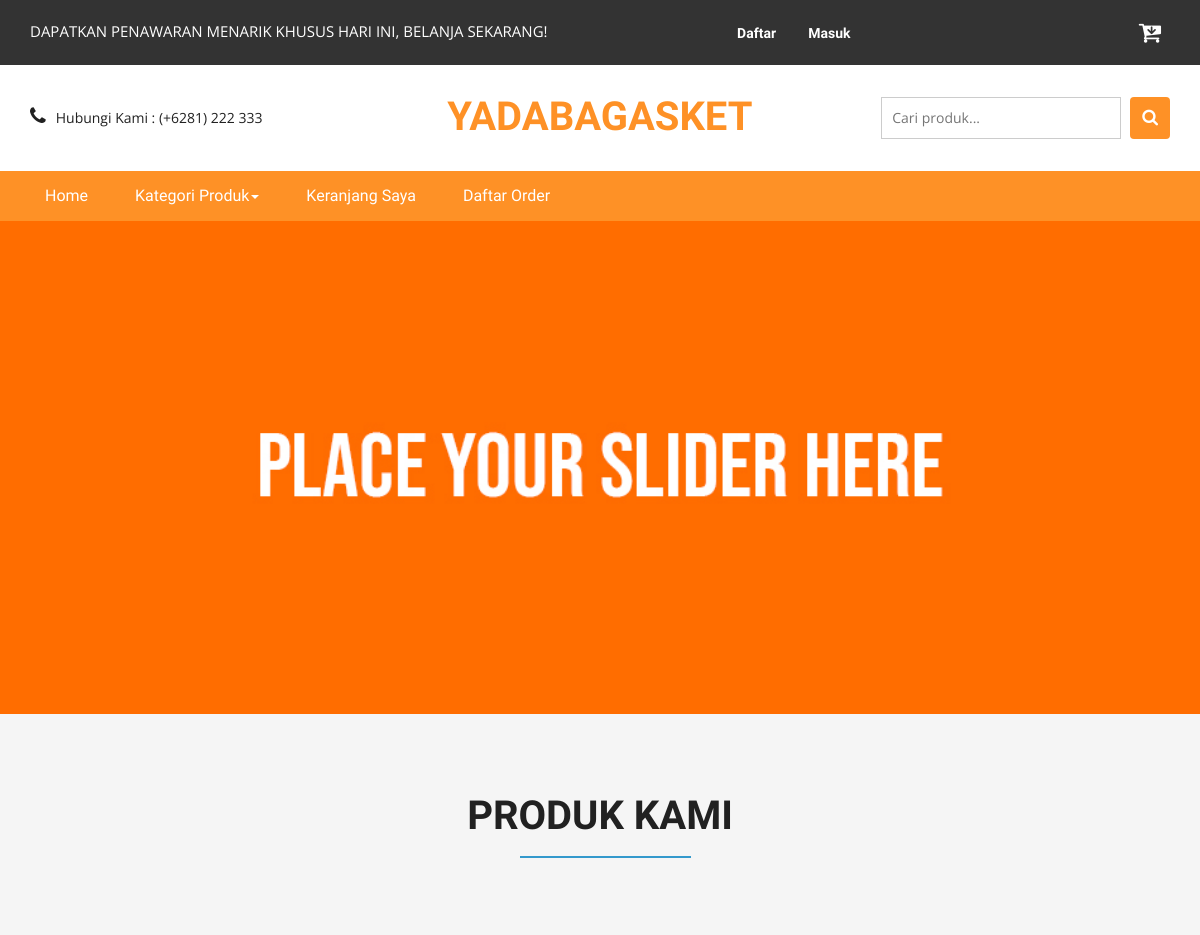
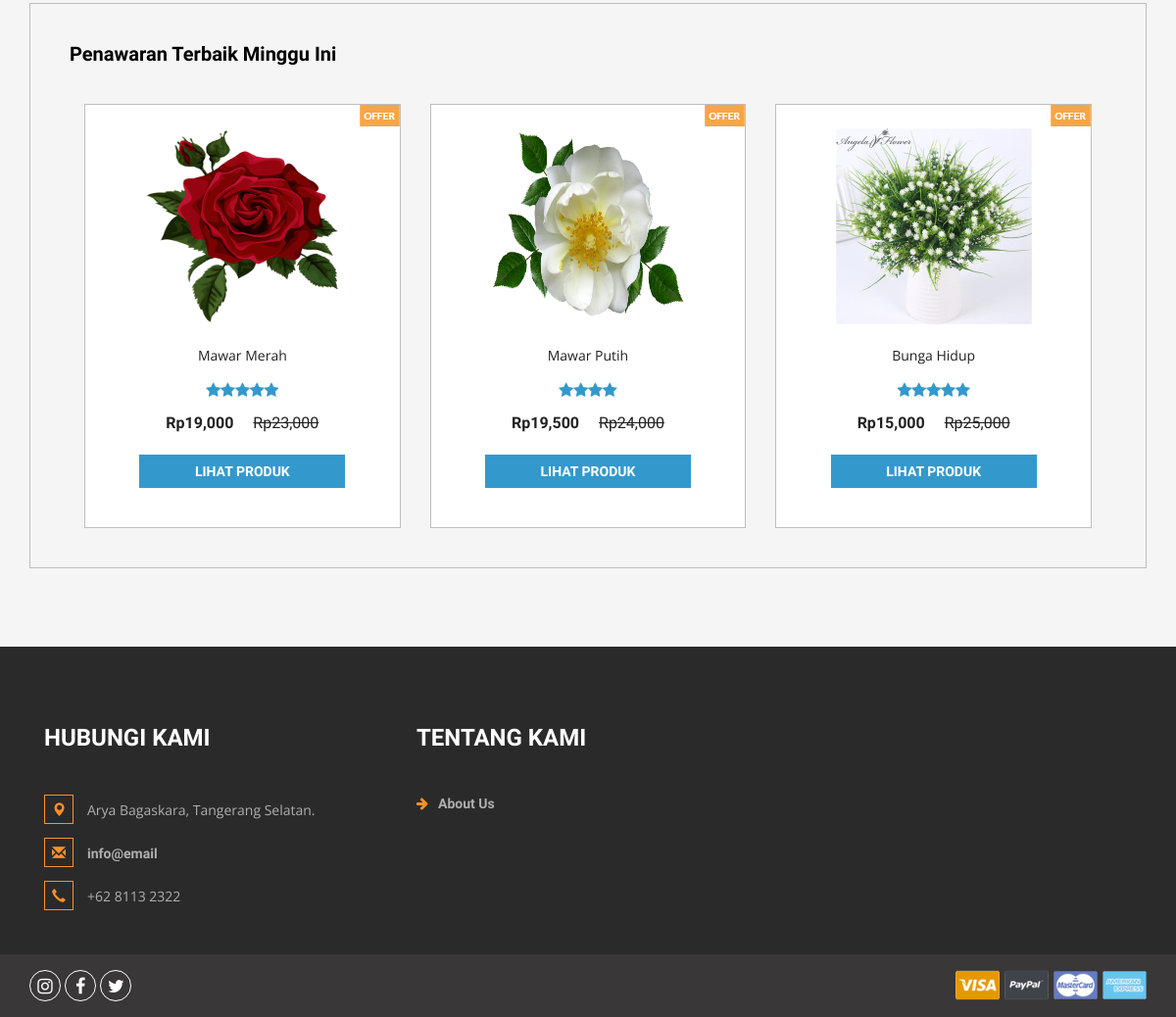
The page / on the database its author committed (2 pictures, top to bottom).
### tables this page shows
CREATE TABLE `produk` (
    `idproduk` int(11) NOT NULL AUTO_INCREMENT,
    `idkategori` int(11) NOT NULL,
    `namaproduk` varchar(30) NOT NULL,
    `gambar` varchar(100) NOT NULL,
    `deskripsi` varchar(200) NOT NULL,
    `rate` int(11) NOT NULL,
    `hargabefore` int(11) NOT NULL,
    `hargaafter` int(11) NOT NULL,
    `berat_produk` int(255) NOT NULL,
    `tgldibuat` timestamp NOT NULL DEFAULT current_timestamp(),
    PRIMARY KEY (`idproduk`),
    KEY `idkategori` (`idkategori`),
    CONSTRAINT `idkategori` FOREIGN KEY (`idkategori`) REFERENCES `kategori` (`idkategori`) ON DELETE CASCADE ON UPDATE CASCADE
  );

### index.php (the view, shortened to what this page needs)
<?php
include 'dbconnect.php';
?>
<!DOCTYPE html>
<html>
<head>
<link href="css/bootstrap.css" rel="stylesheet" type="text/css" media="all" />
<link href="css/style.css" rel="stylesheet" type="text/css" media="all" />
<link href="css/font-awesome.css" rel="stylesheet">
</head>
<body>
	<div class="agileits_header">
		<div class="container">
			<div class="w3l_offers">
				<p>DAPATKAN PENAWARAN MENARIK KHUSUS HARI INI, BELANJA SEKARANG!</p>
			</div>
			<div class="agile-login">
				<ul>
				<?php
				if(!isset($_SESSION['log'])){
					echo '
					<li><a href="registered.php"> Daftar</a></li>
					<li><a href="login.php">Masuk</a></li>
					';
				}
				?>
				</ul>
			</div>
			<div class="product_list_header">
					<a href="cart.php"><button class="w3view-cart" type="submit" name="submit" value=""><i class="fa fa-cart-arrow-down" aria-hidden="true"></i></button>
					 </a>
			</div>
			<div class="clearfix"> </div>
		</div>
	</div>
	<div class="logo_products">
		<div class="container">
		<div class="w3ls_logo_products_left1">
				<ul class="phone_email">
					<li><i class="fa fa-phone" aria-hidden="true"></i>Hubungi Kami : (+6281) 222 333</li>
				</ul>
			</div>
			<div class="w3ls_logo_products_left">
				<h1><a href="index.php">Yadabagasket</a></h1>
			</div>
		<div class="w3l_search">
			<form action="search.php" method="post">
				<input type="search" name="Search" placeholder="Cari produk...">
				<button type="submit" class="btn btn-default search" aria-label="Left Align">
					<i class="fa fa-search" aria-hidden="true"> </i>
				</button>
			</form>
		</div>
			<div class="clearfix"> </div>
		</div>
	</div>
	<div class="navigation-agileits">
		<div class="container">
			<nav class="navbar navbar-default">
							<div class="collapse navbar-collapse" id="bs-megadropdown-tabs">
								<ul class="nav navbar-nav">
									<li class="active"><a href="index.php" class="act">Home</a></li>
									<li class="dropdown">
										<a href="#" class="dropdown-toggle" data-toggle="dropdown">Kategori Produk<b class="caret"></b></a>
									</li>
									<li><a href="cart.php">Keranjang Saya</a></li>
									<li><a href="daftarorder.php">Daftar Order</a></li>
								</ul>
							</div>
							</nav>
			</div>
		</div>
		<ul id="demo1">
			<li>
				<img src="images/slide1.jpg" alt="" />
			</li>
		</ul>
	<div class="top-brands">
		<div class="container">
		<h2>Produk Kami</h2>
			<div class="grid_3 grid_5">
				<div class="bs-example bs-example-tabs" role="tabpanel" data-example-id="togglable-tabs">
					<div id="myTabContent" class="tab-content">
						<div role="tabpanel" class="tab-pane fade in active" id="expeditions" aria-labelledby="expeditions-tab">
							<div class="agile-tp">
								<h5>Penawaran Terbaik Minggu Ini
								</h5>
								</div>
							<div class="agile_top_brands_grids">
							<?php
											$brgs=mysqli_query($conn,"SELECT * from produk order by idproduk ASC");
											while($p=mysqli_fetch_array($brgs)){
												?>
								<div class="col-md-4 top_brand_left">
									<div class="hover14 column">
										<div class="agile_top_brand_left_grid">
											<div class="agile_top_brand_left_grid_pos">
												<img src="images/offer.png" alt=" " class="img-responsive" />
											</div>
											<div class="agile_top_brand_left_grid1">
												<figure>
													<div class="snipcart-item block" >
														<div class="snipcart-thumb">
															<a href="product.php?idproduk=<?php echo $p['idproduk'] ?>"><img title=" " alt=" " src="<?php echo $p['gambar']?>" width="200px" height="200px" /></a>
															<p><?php echo $p['namaproduk'] ?></p>
															<div class="stars">
															<?php
															$rate = $p['rate'];
															for($n=1;$n<=$rate;$n++){
																echo '<i class="fa fa-star blue-star" aria-hidden="true"></i>';
															};
															?>
															</div>
															<h4>Rp<?php echo number_format($p['hargaafter']) ?> <span>Rp<?php echo number_format($p['hargabefore']) ?></span></h4>
														</div>
														<div class="snipcart-details top_brand_home_details">
																<fieldset>
																	<a href="product.php?idproduk=<?php echo $p['idproduk'] ?>"><input type="submit" class="button" value="Lihat Produk" /></a>
																</fieldset>
														</div>
													</div>
												</figure>
											</div>
										</div>
									</div>
								</div>
								<?php
											}
								?>
							</div>
						</div>
					</div>
				</div>
			</div>
		</div>
	</div>
<div class="footer">
		<div class="container">
			<div class="w3_footer_grids">
				<div class="col-md-4 w3_footer_grid">
					<h3>Hubungi Kami</h3>
					<ul class="address">
						<li><i class="glyphicon glyphicon-map-marker" aria-hidden="true"></i>Arya Bagaskara, Tangerang Selatan.</li>
						<li><i class="glyphicon glyphicon-envelope" aria-hidden="true"></i><a href="mailto:info@email">info@email</a></li>
						<li><i class="glyphicon glyphicon-earphone" aria-hidden="true"></i>+62 8113 2322</li>
					</ul>
				</div>
				<div class="col-md-3 w3_footer_grid">
					<h3>Tentang Kami</h3>
					<ul class="info">
						<li><i class="fa fa-arrow-right" aria-hidden="true"></i><a href="about.html">About Us</a></li>
					</ul>
				</div>
				<div class="clearfix"> </div>
			</div>
		</div>
	</div>
	<div class="footer-botm">
			<div class="container">
				<div class="w3layouts-foot">
					<ul>
						<li><a href="#" class="w3_agile_instagram"><i class="fa fa-instagram" aria-hidden="true"></i></a></li>
						<li><a href="#" class="w3_agile_facebook"><i class="fa fa-facebook" aria-hidden="true"></i></a></li>
						<li><a href="#" class="agile_twitter"><i class="fa fa-twitter" aria-hidden="true"></i></a></li>
					</ul>
				</div>
				<div class="payment-w3ls">
					<img src="images/card.png" alt=" " class="img-responsive">
				</div>
				<div class="clearfix"> </div>
			</div>
		</div>
<link href="css/skdslider.css" rel="stylesheet">
</body>
</html>

### css/skdslider.css (style rules this page uses)
.skdslider ul.slides { margin:0; padding:0; list-style-type:none; }
.skdslider ul.slides li { display: none; }
.skdslider ul.slides li img { width: 100%; border:0; }

### rows shown on the page
produk: gambar (picture), namaproduk "Mawar Merah", rate 5 (drawn), hargaafter "19,000", hargabefore "23,000"
produk: gambar (picture), namaproduk "Mawar Putih", rate 4 (drawn), hargaafter "19,500", hargabefore "24,000"
produk: gambar (picture), namaproduk "Bunga Hidup", rate 5 (drawn), hargaafter "15,000", hargabefore "25,000"
